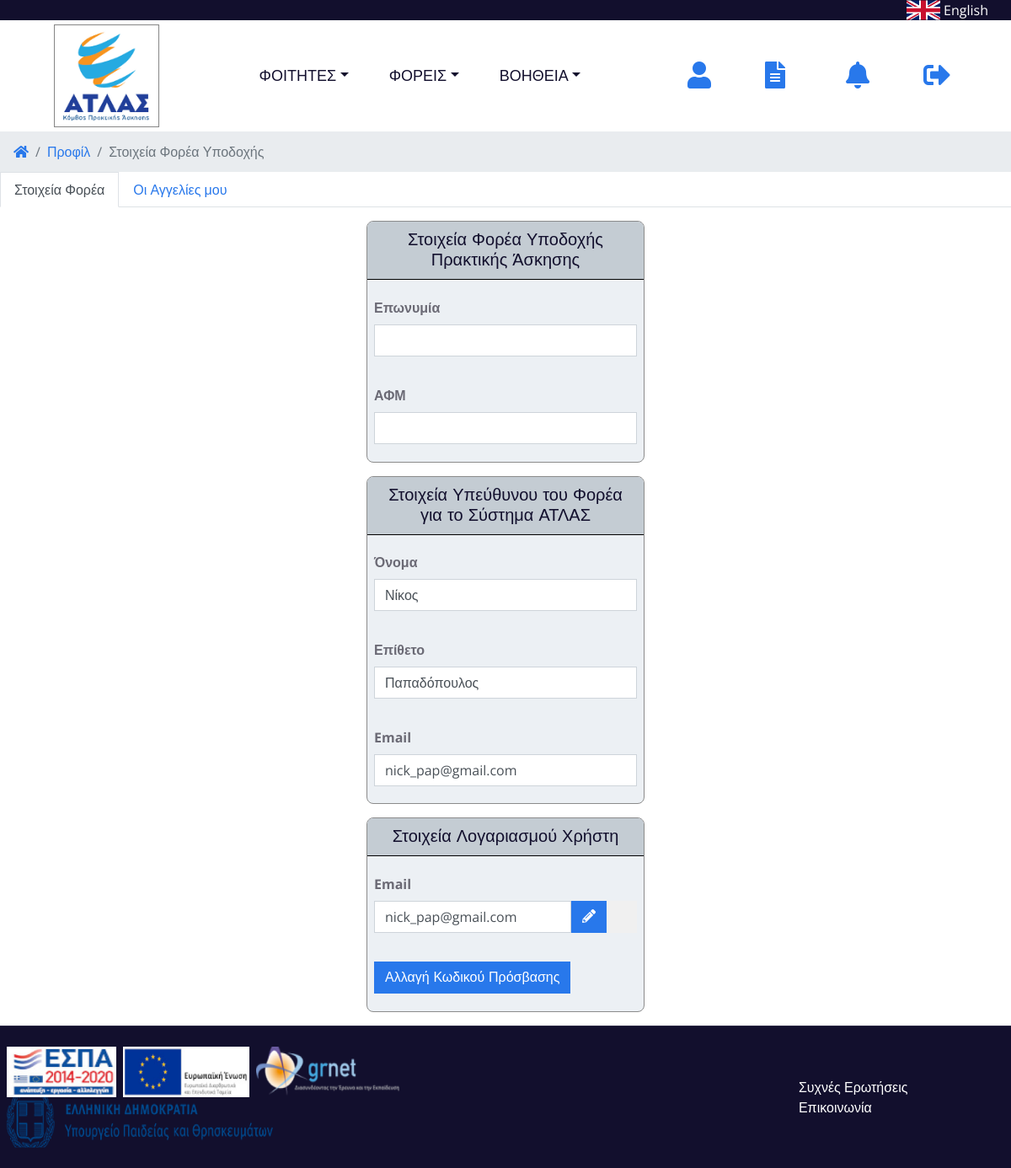
/prof_prov_info.php (signed in), run on the app's committed database.
### tables this page shows
CREATE TABLE `user` (
  `id` int(11) NOT NULL,
  `student_id` varchar(13) DEFAULT NULL,
  `university_name` varchar(90) DEFAULT NULL,
  `university_department` varchar(90) DEFAULT NULL,
  `first_name` varchar(60) NOT NULL,
  `last_name` varchar(60) NOT NULL,
  `user_type` enum('student','internship_provider') NOT NULL,
  `tax_id` varchar(9) DEFAULT NULL,
  `company_name` varchar(60) DEFAULT NULL,
  `email` varchar(255) NOT NULL,
  `password` varchar(255) NOT NULL
);

### prof_prov_info.php (the view, shortened to what this page needs)
<?php
if (isset($_SESSION["user_id"])) {
    $mysqli = require __DIR__ . "/database.php";
    $sql = "SELECT * FROM user WHERE id = {$_SESSION["user_id"]}";
    $result = $mysqli->query($sql);
    $user = $result->fetch_assoc();
}
?>
<!DOCTYPE html>
<html>
<head>
    <link href="https://cdnjs.cloudflare.com/ajax/libs/font-awesome/5.10.0/css/all.min.css" rel="stylesheet">
    <link href="lib/owlcarousel/assets/owl.carousel.min.css" rel="stylesheet">
    <link href="css/style.css" rel="stylesheet">
    <link href="css/top-bar.css" rel="stylesheet">
</head>
<body class="d-flex flex-column" style="min-height: 100vh;">
    <?php
        require './topbar.php';
        require './navbar.php';
    ?>
    <ul class="breadcrumb" style="margin: 0;">
        <li class="breadcrumb-item">
            <a href="index.php"><i class="fa fa-home"></i></a>
        </li>
        <li class="breadcrumb-item">
            <a href="#">Προφίλ</a>
        </li>
        <li class="breadcrumb-item active">
            Στοιχεία Φορέα Υποδοχής
        </li>
    </ul>
    <ul class="nav nav-tabs">
        <li class="nav-item">
            <a class="nav-link active" aria-current="page" href="#">Στοιχεία Φορέα</a>
        </li>
        <li class="nav-item">
            <a class="nav-link" href="prof_prov_post.php">Οι Αγγελίες μου</a>
        </li>
    </ul>
    <link rel="stylesheet" href="css/form-styling.css" type="text/css">
    <div class="container" style="width: 30%;">
        <form class="bg-white" style="display: flex; flex-direction: column; margin: 1rem auto;" action=" " method="post" autocomplete="off">
            <div class="form-item" style="margin: 0rem;">
                <header>
                    <h5> Στοιχεία Φορέα Υποδοχής Πρακτικής Άσκησης </h5>
                </header>
                <div class="form-group">
                    <label for="company-name">Επωνυμία</label>
                    <input type="text" class="form-control bg-white" id="company-name" name="company-name" disabled readonly value="<?= $user['company_name']; ?>">
                </div>
                <div class="form-group">
                    <label for="tax-id">ΑΦΜ</label>
                    <input type="text" class="form-control bg-white" id="tax-id" name="tax-id" disabled readonly value="<?= $user['tax_id']; ?>">
                </div>
            </div>
        </form>
        <form class="bg-white" style="display: flex; flex-direction: column; margin: 1rem auto;" action=" " method="post" autocomplete="off">
            <div class="form-item" style="margin: 0rem;">
                <header>
                    <h5> Στοιχεία Υπεύθυνου του Φορέα για το Σύστημα ΑΤΛΑΣ</h5>
                </header>
                <div class="form-group">
                    <label for="first-name">Όνομα</label>
                    <div class="row">
                        <div class="col">
                            <input type="text" class="form-control bg-white" id="first-name" name="first-name" disabled readonly value="<?= $user['first_name']; ?>">
                        </div>
                    </div>
                </div>
                <div class="form-group">
                    <label for="last-name">Επίθετο</label>
                    <div class="row">
                        <div class="col">
                            <input type="text" class="form-control bg-white" id="last-name" name="last-name" disabled readonly value="<?= $user['last_name']; ?>">
                        </div>
                    </div>
                </div>
                <div class="form-group">
                    <label for="email">Email</label>
                    <div class="row">
                        <div class="col">
                            <input type="text" class="form-control bg-white" id="email" name="email" disabled readonly value="<?= $user['email']; ?>">
                        </div>
                    </div>
                </div>
            </div>
        </form>
        <div id="userInfoForm" class="bg-white" style="display: flex; flex-direction: column; margin: 1rem auto; min-width: 25%;">
            <div class="form-item" style="margin: 0rem;">
                <header>
                    <h5> Στοιχεία Λογαριασμού Χρήστη </h5>
                </header>
                <div class="form-group">
                    <div>
                        <label for="email" style="font-weight: bold;">Email</label>
                        <div style="display: flex;">
                            <input type="text" class="form-control bg-white" id="email" name="email" disabled readonly value="<?= $user['email']; ?>">
                            <form id="form-<?=$user['email'];?>" action="change-email.php" method="post" style="align-self: start;">
                                <button type="submit" class="btn btn-primary" style="margin: auto;">
                                    <i class="fa fa-pencil-alt"></i>
                                </button>
                            </form>
                        </div>
                    </div>
                </div>
                <div class="form-group">
                    <div class="row">
                        <div class="col">
                            <button type="submit" class="btn btn-primary" onSubmit="prompt('test')">Αλλαγή Κωδικού Πρόσβασης</button>
                        </div>
                    </div>
                </div>
            </div>
        </div>
    </div>
    <?php require './footer.php' ?>
</body>
</html>

### css/form-styling.css (style rules this page uses)
form > * { margin: 1em; }
form { margin: auto; min-width: 25%; min-height: 100%; overflow: hidden; background-color: #f0f0f0; }
form label { font-weight: bold; }
header h5 { text-align: center; background-color: #C4CCD3; border-bottom: 1px solid black; width: 100%; padding: .5em; }
form header { margin: 0; }
ul { list-style: none; margin: 0; padding: 0; }
.form-item { margin: 1rem; border: 1px solid rgb(139, 139, 139); border-radius: 8px; overflow: hidden; background-color: #ECF0F4; }
.form-group { margin: .5rem; padding: .8rem 0; }

### data on the page
user: first-name "Νίκος", last-name "Παπαδόπουλος", email "nick_pap@gmail.com"
